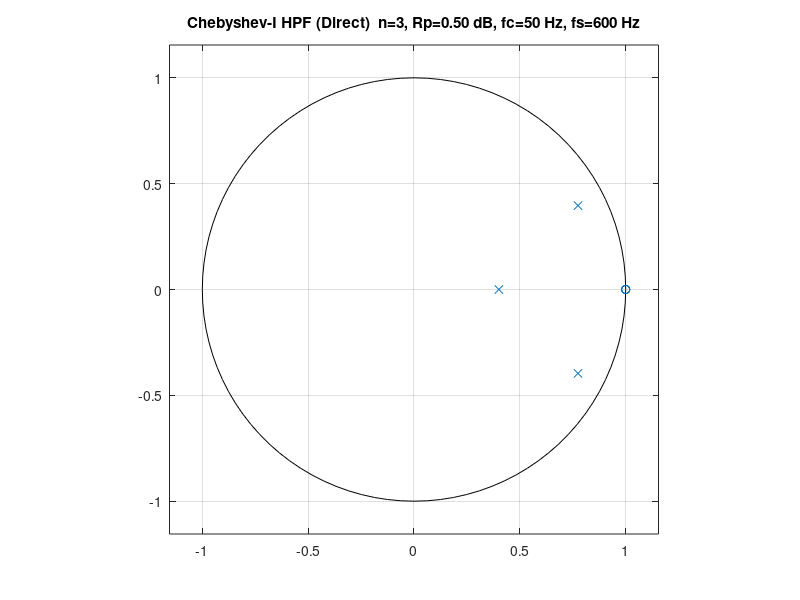
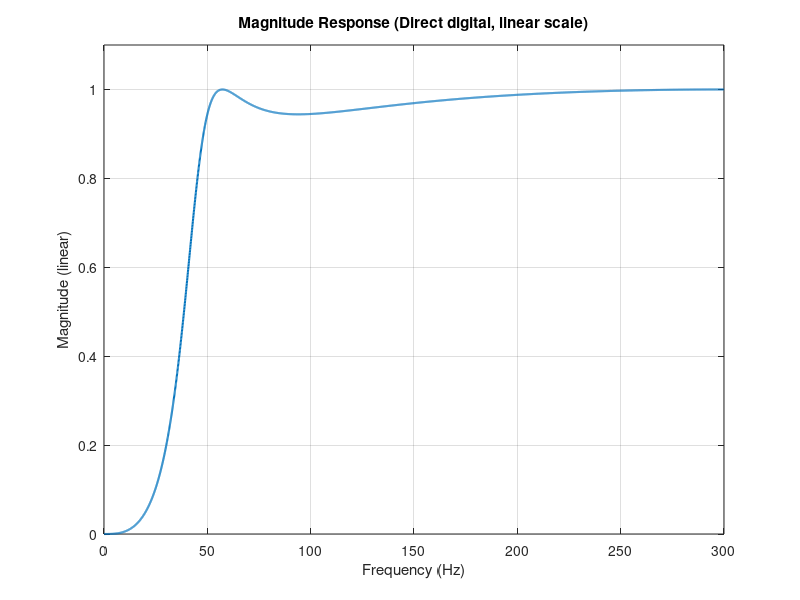
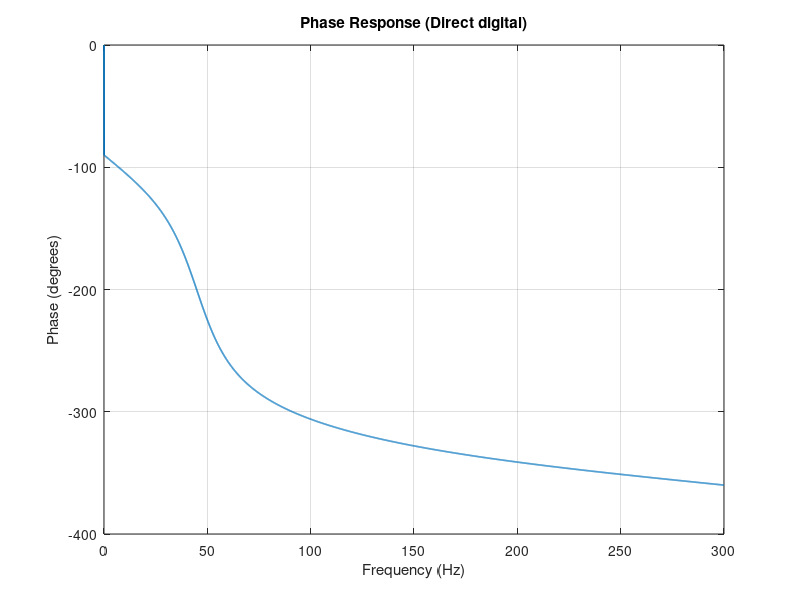

The MATLAB source for these figures, in order: (Note: this script raises an error after producing the figures.)
%% ================================
%  3rd-Order Chebyshev Type I HPF
%  ================================
clear; clc;

%% Parameters
fs = 600;          % Sampling rate (Hz)
fc = 50;            % Desired digital cutoff (Hz)
n  = 3;             % Filter order
Rp = 0.5;           % Passband ripple (dB), typical: 0.2 to 1 dB
Nfft = 4096;        % For smooth freq response

Ts = 1/fs;

%% ===== Route A: Direct digital (cheby1 does BLT internally) =====
Wn = fc/(fs/2);                     % Normalized cutoff (0..1)
[bd, ad] = cheby1(n, Rp, Wn, 'high');  % Digital HP Chebyshev Type I

% Pole–zero map (digital)
figure;
zplane(bd, ad);
title(sprintf('Chebyshev-I HPF (Direct)  n=%d, Rp=%.2f dB, fc=%g Hz, fs=%g Hz', n, Rp, fc, fs));
grid on;

% Frequency response (linear magnitude)
[H, f] = freqz(bd, ad, Nfft, fs);
figure;
plot(f, abs(H), 'LineWidth', 1.5);
xlabel('Frequency (Hz)'); ylabel('Magnitude (linear)');
title('Magnitude Response (Direct digital, linear scale)');
grid on; xlim([0 fs/2]);
ylim([0 1.1*max(abs(H))]);

% Phase (optional)
figure;
plot(f, unwrap(angle(H))*180/pi, 'LineWidth', 1.2);
xlabel('Frequency (Hz)'); ylabel('Phase (degrees)');
title('Phase Response (Direct digital)');
grid on; xlim([0 fs/2]);

%% Pretty-print H(z) in z^-1 form (Direct)
sys_dir = tf(bd, ad, Ts, 'variable', 'z^-1');
sys_dir = minreal(sys_dir, 1e-12);
disp('=== Digital 3rd-Order Chebyshev-I HPF (Direct) ===');
sys_dir

[zd, pd, kd] = tf2zpk(bd, ad);
disp('Zeros (Direct):'); disp(zd.');
disp('Poles (Direct):'); disp(pd.');
disp('Gain  (Direct):'); disp(kd);

num_str = poly2str(bd, 'z^{-1}');
den_str = poly2str(ad, 'z^{-1}');
fprintf('H_dir(z) = (%s) / (%s)\n\n', num_str, den_str);

%% ===== Route B: Explicit analog prototype + prewarp + BLT =====
% 1) Analog low-pass Chebyshev Type I prototype at 1 rad/s with Rp dB ripple
[za, pa, ka] = cheb1ap(n, Rp);      % analog LP prototype (wc=1 rad/s)
[ba_lp, aa_lp] = zp2tf(za, pa, ka);

% 2) Prewarp digital cutoff to analog (rad/s)
Omega_c = 2*fs*tan(pi*fc/fs);       % exact prewarp for BLT

% 3) Low-pass -> High-pass transform in s-domain
[ba_hp, aa_hp] = lp2hp(ba_lp, aa_lp, Omega_c);

% 4) Bilinear transform (s -> z)
[bb, ab] = bilinear(ba_hp, aa_hp, fs);

% Pole–zero map (digital, explicit BLT)
figure;
zplane(bb, ab);
title(sprintf('Chebyshev-I HPF (Analog prototype + BLT)  n=%d, Rp=%.2f dB', n, Rp));
grid on;

% Frequency response (linear) and comparison
[H2, f2] = freqz(bb, ab, Nfft, fs);

figure; hold on; grid on;
plot(f,  abs(H),  'LineWidth', 1.6, 'DisplayName', 'Direct (cheby1)');
plot(f2, abs(H2), 'LineWidth', 1.2, 'LineStyle','--', 'DisplayName', 'Analog+BLT');
xlabel('Frequency (Hz)'); ylabel('Magnitude (linear)');
title('Magnitude Response Comparison (linear scale)');
legend; xlim([0 fs/2]);
ylim([0 1.1*max([abs(H(:)); abs(H2(:))])]);

% Pretty-print H(z) in z^-1 form (Analog+BLT)
sys_blt = tf(bb, ab, Ts, 'variable', 'z^-1');
sys_blt = minreal(sys_blt, 1e-12);
disp('=== Digital 3rd-Order Chebyshev-I HPF (Analog + BLT) ===');
sys_blt

[zb, pb, kb] = tf2zpk(bb, ab);
disp('Zeros (BLT):'); disp(zb.');
disp('Poles (BLT):'); disp(pb.');
disp('Gain  (BLT):'); disp(kb);

num_str2 = poly2str(bb, 'z^{-1}');
den_str2 = poly2str(ab, 'z^{-1}');
fprintf('H_blt(z) = (%s) / (%s)\n\n', num_str2, den_str2);

%% (Optional) Spec-based design:
% If you have passband/stopband specs, solve Wn via cheb1ord first:
% Rp  = 0.5;     % passband ripple (dB)
% Rs  = 40;      % stopband attenuation (dB)
% fp  = 80;      % passband edge (Hz)
% fsb = 60;      % stopband edge (Hz)
% [n_min, Wn_min] = cheb1ord(fp/(fs/2), fsb/(fs/2), Rp, Rs, 'high');
% [b_opt, a_opt]  = cheby1(n_min, Rp, Wn_min, 'high');
